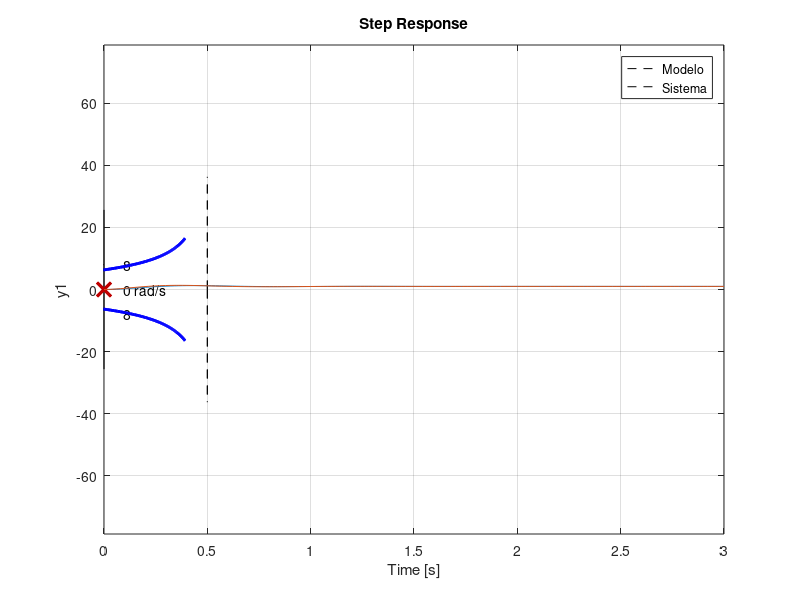

Write the MATLAB code that produced this figure.
% compensador con metodo de la bisectriz
close all; clear all; clc
pkg load control
%% me dan de dato PSITA y WN, ademas piden que sea en el menor tiempo de establecimiento posible


% G = (s+5)/(s*(s+2+2i)*(s+2-2i)) = (s+5)/(s*(s^2 + 4s + 8))
num = [1 5];
den = [1 4 8 0];
G = tf(num, den)
wn=8 ; psita=0.4; % requerimientos

% necesito compensar o con ajustar ganancia estoy? si hace falta
rlocus(G); sgrid(psita, wn);

% pto de diseño 
s1 = -psita * wn+ i * wn * sqrt(1-psita^2) % -2.0000 + 3.4641i

% condicion de angulo:
%% AngZ - AngP + AngC = 180°*(2i+1)
%% AngC = -180° + AngP - AngZ
[z, p, ~] = zpkdata(G, 'v') % ceros y polos
suma_angulos_polos = sum(angle(s1-p)) % radianes
suma_angulos_ceros = sum(angle(s1-z))
ang_comp = mod(rad2deg(pi + suma_angulos_polos - suma_angulos_ceros), 360)
%ang_comp = 30° > 0° -> Compensador en adelanto; sino atraso


% metodo bisectriz
ang_bis = 180 - acosd(psita)
ang_aux1 = 180  - acosd(psita) - (ang_bis/2 - ang_comp/2)
ang_aux2 = 180  - acosd(psita) - (ang_bis/2 + ang_comp/2)

%% Aplicando el teorema del seno
if (ang_comp>0)
%% Para compensador en adelanto
    zc = -sind(ang_bis/2 - ang_comp/2) * abs(s1)/sind(ang_aux1)
    pc = -sind(ang_bis/2 + ang_comp/2) * abs(s1)/sind(ang_aux2)
else
%% Para compensador en atraso
    pc = -sind(ang_bis/2 - ang_comp/2) * abs(s1)/sind(ang_aux1)
    zc = -sind(ang_bis/2 + ang_comp/2) * abs(s1)/sind(ang_aux2)
end


%% Validar los valores del polo y cero
C = zpk(zc,pc,1)

hold on;
rlocus(G);
rlocus(C*G);
legend ("Sistema Original", "Sistema Compensado")
sgrid (psita, wn)

%% Determinar el valor de la ganancia del compensador aplicando la condición de módulo
% tmb se puede hacer a ojo con: rlocusx(C*G)
[num, den] = tfdata(C*G, "v")
K = 1/abs(polyval(num,s1)/polyval(den,s1))%polyval -> Dado un polinomio X, lo valua en el punto s1

%% finalmente, el compensador queda:
C = K*C

%% Verificación mediante simulación: (simular esto por separado porque se suma al anterior grafico)
FdTLC = (feedback(C*G,1))
FdTModelo = tf(wn^2, [1 2*psita*wn, wn^2])
step (FdTModelo, FdTLC);
legend ("Modelo", "Sistema")
